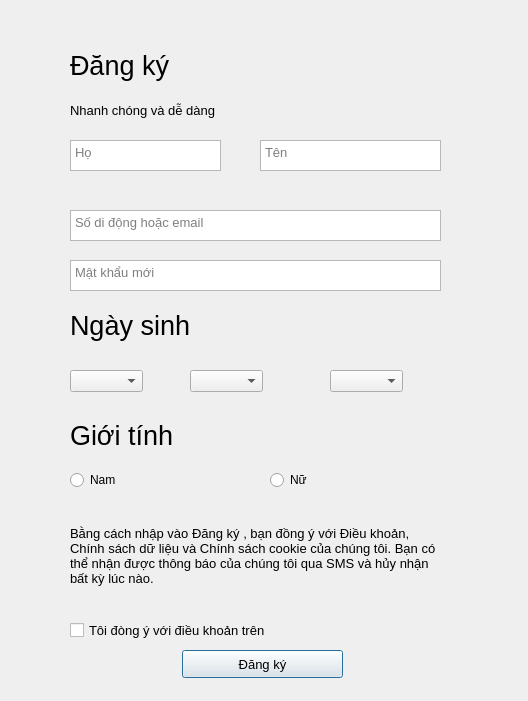
<?xml version="1.0" encoding="UTF-8"?>
<ui version="4.0">
 <class>Dialog</class>
 <widget class="QDialog" name="Dialog">
  <property name="geometry">
   <rect>
    <x>0</x>
    <y>0</y>
    <width>528</width>
    <height>701</height>
   </rect>
  </property>
  <property name="windowTitle">
   <string>Dialog</string>
  </property>
  <widget class="QLabel" name="label">
   <property name="geometry">
    <rect>
     <x>130</x>
     <y>120</y>
     <width>55</width>
     <height>16</height>
    </rect>
   </property>
   <property name="font">
    <font>
     <family>Times New Roman</family>
     <pointsize>10</pointsize>
     <weight>75</weight>
     <bold>true</bold>
    </font>
   </property>
   <property name="text">
    <string/>
   </property>
  </widget>
  <widget class="QLabel" name="label_2">
   <property name="geometry">
    <rect>
     <x>70</x>
     <y>45</y>
     <width>131</width>
     <height>41</height>
    </rect>
   </property>
   <property name="font">
    <font>
     <pointsize>20</pointsize>
    </font>
   </property>
   <property name="text">
    <string>Đăng ký</string>
   </property>
  </widget>
  <widget class="QLabel" name="label_3">
   <property name="geometry">
    <rect>
     <x>70</x>
     <y>100</y>
     <width>191</width>
     <height>21</height>
    </rect>
   </property>
   <property name="font">
    <font>
     <pointsize>10</pointsize>
    </font>
   </property>
   <property name="text">
    <string>Nhanh chóng và dễ dàng</string>
   </property>
  </widget>
  <widget class="QTextEdit" name="textEdit">
   <property name="geometry">
    <rect>
     <x>70</x>
     <y>140</y>
     <width>151</width>
     <height>31</height>
    </rect>
   </property>
   <property name="font">
    <font>
     <pointsize>10</pointsize>
    </font>
   </property>
   <property name="html">
    <string>&lt;!DOCTYPE HTML PUBLIC &quot;-//W3C//DTD HTML 4.0//EN&quot; &quot;http://www.w3.org/TR/REC-html40/strict.dtd&quot;&gt;
&lt;html&gt;&lt;head&gt;&lt;meta name=&quot;qrichtext&quot; content=&quot;1&quot; /&gt;&lt;style type=&quot;text/css&quot;&gt;
p, li { white-space: pre-wrap; }
&lt;/style&gt;&lt;/head&gt;&lt;body style=&quot; font-family:'MS Shell Dlg 2'; font-size:10pt; font-weight:400; font-style:normal;&quot;&gt;
&lt;p style=&quot;-qt-paragraph-type:empty; margin-top:0px; margin-bottom:0px; margin-left:0px; margin-right:0px; -qt-block-indent:0; text-indent:0px;&quot;&gt;&lt;br /&gt;&lt;/p&gt;&lt;/body&gt;&lt;/html&gt;</string>
   </property>
   <property name="placeholderText">
    <string>Họ</string>
   </property>
  </widget>
  <widget class="QTextEdit" name="textEdit_2">
   <property name="geometry">
    <rect>
     <x>260</x>
     <y>140</y>
     <width>181</width>
     <height>31</height>
    </rect>
   </property>
   <property name="font">
    <font>
     <pointsize>10</pointsize>
    </font>
   </property>
   <property name="html">
    <string>&lt;!DOCTYPE HTML PUBLIC &quot;-//W3C//DTD HTML 4.0//EN&quot; &quot;http://www.w3.org/TR/REC-html40/strict.dtd&quot;&gt;
&lt;html&gt;&lt;head&gt;&lt;meta name=&quot;qrichtext&quot; content=&quot;1&quot; /&gt;&lt;style type=&quot;text/css&quot;&gt;
p, li { white-space: pre-wrap; }
&lt;/style&gt;&lt;/head&gt;&lt;body style=&quot; font-family:'MS Shell Dlg 2'; font-size:10pt; font-weight:400; font-style:normal;&quot;&gt;
&lt;p style=&quot;-qt-paragraph-type:empty; margin-top:0px; margin-bottom:0px; margin-left:0px; margin-right:0px; -qt-block-indent:0; text-indent:0px;&quot;&gt;&lt;br /&gt;&lt;/p&gt;&lt;/body&gt;&lt;/html&gt;</string>
   </property>
   <property name="placeholderText">
    <string>Tên</string>
   </property>
  </widget>
  <widget class="QTextEdit" name="textEdit_3">
   <property name="geometry">
    <rect>
     <x>70</x>
     <y>210</y>
     <width>371</width>
     <height>31</height>
    </rect>
   </property>
   <property name="font">
    <font>
     <pointsize>10</pointsize>
    </font>
   </property>
   <property name="html">
    <string>&lt;!DOCTYPE HTML PUBLIC &quot;-//W3C//DTD HTML 4.0//EN&quot; &quot;http://www.w3.org/TR/REC-html40/strict.dtd&quot;&gt;
&lt;html&gt;&lt;head&gt;&lt;meta name=&quot;qrichtext&quot; content=&quot;1&quot; /&gt;&lt;style type=&quot;text/css&quot;&gt;
p, li { white-space: pre-wrap; }
&lt;/style&gt;&lt;/head&gt;&lt;body style=&quot; font-family:'MS Shell Dlg 2'; font-size:10pt; font-weight:400; font-style:normal;&quot;&gt;
&lt;p style=&quot;-qt-paragraph-type:empty; margin-top:0px; margin-bottom:0px; margin-left:0px; margin-right:0px; -qt-block-indent:0; text-indent:0px;&quot;&gt;&lt;br /&gt;&lt;/p&gt;&lt;/body&gt;&lt;/html&gt;</string>
   </property>
   <property name="placeholderText">
    <string>Số di động hoặc email</string>
   </property>
  </widget>
  <widget class="QTextEdit" name="textEdit_4">
   <property name="geometry">
    <rect>
     <x>70</x>
     <y>260</y>
     <width>371</width>
     <height>31</height>
    </rect>
   </property>
   <property name="font">
    <font>
     <pointsize>10</pointsize>
    </font>
   </property>
   <property name="html">
    <string>&lt;!DOCTYPE HTML PUBLIC &quot;-//W3C//DTD HTML 4.0//EN&quot; &quot;http://www.w3.org/TR/REC-html40/strict.dtd&quot;&gt;
&lt;html&gt;&lt;head&gt;&lt;meta name=&quot;qrichtext&quot; content=&quot;1&quot; /&gt;&lt;style type=&quot;text/css&quot;&gt;
p, li { white-space: pre-wrap; }
&lt;/style&gt;&lt;/head&gt;&lt;body style=&quot; font-family:'MS Shell Dlg 2'; font-size:10pt; font-weight:400; font-style:normal;&quot;&gt;
&lt;p style=&quot;-qt-paragraph-type:empty; margin-top:0px; margin-bottom:0px; margin-left:0px; margin-right:0px; -qt-block-indent:0; text-indent:0px;&quot;&gt;&lt;br /&gt;&lt;/p&gt;&lt;/body&gt;&lt;/html&gt;</string>
   </property>
   <property name="placeholderText">
    <string>Mật khẩu mới</string>
   </property>
  </widget>
  <widget class="QComboBox" name="comboBox">
   <property name="geometry">
    <rect>
     <x>70</x>
     <y>370</y>
     <width>73</width>
     <height>22</height>
    </rect>
   </property>
  </widget>
  <widget class="QComboBox" name="comboBox_2">
   <property name="geometry">
    <rect>
     <x>190</x>
     <y>370</y>
     <width>73</width>
     <height>22</height>
    </rect>
   </property>
  </widget>
  <widget class="QComboBox" name="comboBox_3">
   <property name="geometry">
    <rect>
     <x>330</x>
     <y>370</y>
     <width>73</width>
     <height>22</height>
    </rect>
   </property>
  </widget>
  <widget class="QLabel" name="label_4">
   <property name="geometry">
    <rect>
     <x>70</x>
     <y>300</y>
     <width>151</width>
     <height>51</height>
    </rect>
   </property>
   <property name="font">
    <font>
     <pointsize>20</pointsize>
    </font>
   </property>
   <property name="text">
    <string>Ngày sinh</string>
   </property>
  </widget>
  <widget class="QLabel" name="label_5">
   <property name="geometry">
    <rect>
     <x>70</x>
     <y>410</y>
     <width>131</width>
     <height>51</height>
    </rect>
   </property>
   <property name="font">
    <font>
     <pointsize>20</pointsize>
    </font>
   </property>
   <property name="text">
    <string>Giới tính</string>
   </property>
  </widget>
  <widget class="QRadioButton" name="radioButton">
   <property name="geometry">
    <rect>
     <x>70</x>
     <y>470</y>
     <width>95</width>
     <height>20</height>
    </rect>
   </property>
   <property name="text">
    <string>Nam</string>
   </property>
  </widget>
  <widget class="QRadioButton" name="radioButton_2">
   <property name="geometry">
    <rect>
     <x>270</x>
     <y>470</y>
     <width>95</width>
     <height>20</height>
    </rect>
   </property>
   <property name="text">
    <string>Nữ</string>
   </property>
  </widget>
  <widget class="QLabel" name="label_6">
   <property name="geometry">
    <rect>
     <x>70</x>
     <y>500</y>
     <width>371</width>
     <height>111</height>
    </rect>
   </property>
   <property name="font">
    <font>
     <pointsize>10</pointsize>
    </font>
   </property>
   <property name="text">
    <string>Bằng cách nhập vào Đăng ký , bạn đồng ý với Điều khoản, Chính sách dữ liệu và Chính sách cookie của chúng tôi. Bạn có thể nhận được thông báo của chúng tôi qua SMS và hủy nhận bất kỳ lúc nào.</string>
   </property>
   <property name="wordWrap">
    <bool>true</bool>
   </property>
  </widget>
  <widget class="QCheckBox" name="checkBox">
   <property name="geometry">
    <rect>
     <x>70</x>
     <y>620</y>
     <width>261</width>
     <height>20</height>
    </rect>
   </property>
   <property name="font">
    <font>
     <pointsize>10</pointsize>
    </font>
   </property>
   <property name="text">
    <string>Tôi đòng ý với điều khoản trên</string>
   </property>
  </widget>
  <widget class="QPushButton" name="pushButton">
   <property name="geometry">
    <rect>
     <x>182</x>
     <y>650</y>
     <width>161</width>
     <height>28</height>
    </rect>
   </property>
   <property name="font">
    <font>
     <pointsize>10</pointsize>
    </font>
   </property>
   <property name="text">
    <string>Đăng ký</string>
   </property>
  </widget>
 </widget>
 <resources/>
 <connections/>
</ui>
